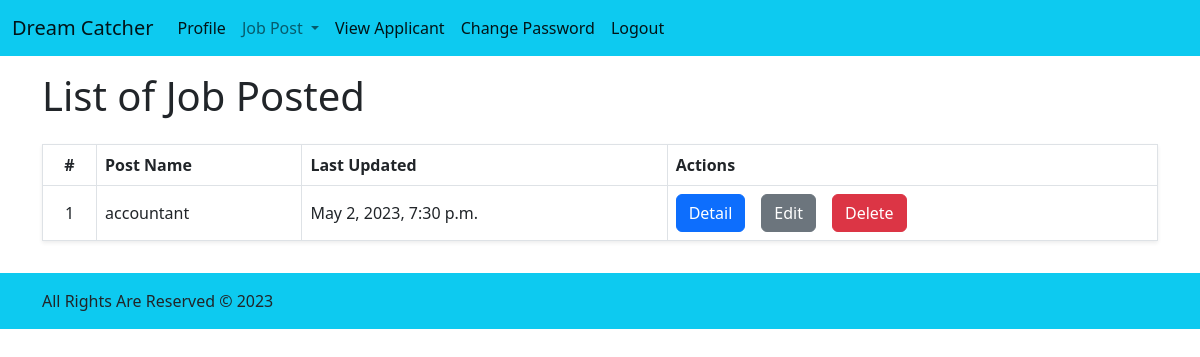
Before: /jobposts/list/ with the older database file.
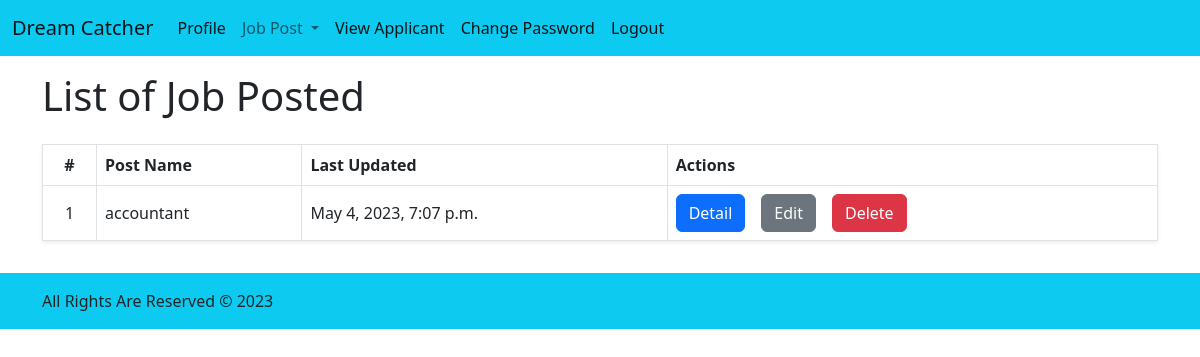
After: the same page with the newer database file.
### core/models.py (models this page shows)
class JobPostModel(models.Model):
    class CatChoices(models.TextChoices):
        Accounting = "Accounting","Accounting"
        administrative_assistant = "admini","Administrative Assistant"
        architect = "architect","Architect"
        computer_programmer = "cp","Computer Programmer"
        Construction = "con","Construction"
        Customer_service = "cs","Ustomer Service"
        dbadministrator = "dbadmini","Database Administrator"
        HR = "hr","Human Resources"
        marketing = "marketing","Marketing"
        retail = "retail","Retail"
        sales ="sales","Sales"
    class QualificationChoices(models.TextChoices):
        Phd = "phd","PhD"
        PG = "PG","Post Graduate"
        UG = "UG","Under Graduate"
        Diploma ="Dip","Diploma"
        X ="X","SSLC"
    class EmploymentTypeChoices(models.TextChoices):
        Full_time = "full","Full Time"
        Part_time= "part","Part Time"
    category  = models.CharField(max_length=64,choices=CatChoices.choices)
    post_name = models.CharField(max_length=64)
    qualification = models.CharField(max_length=64,choices=QualificationChoices.choices)
    skills = models.TextField(max_length=60)
    experience = models.IntegerField()
    no_of_vacancy = models.IntegerField()
    location = models.CharField(max_length=255)
    salary = models.IntegerField()
    employment_type = models.CharField(max_length=64,choices=EmploymentTypeChoices.choices)
    last_date = models.DateField()
    created_on = models.DateTimeField(auto_now_add=True)
    updated_on = models.DateTimeField(auto_now=True)
    def __str__(self)-> str:
        return self. post_name

### core/views.py (the view)
# urls.py: path("jobposts/list/", views.JobpostListView.as_view(), name="jobpost_list"),
class JobpostListView(views.ListView):
        template_name = "core/jobpost/jobpost_list.html"
        model = models.JobPostModel
        context_object_name = "jobposts"

### templates/core/jobpost/jobpost_list.html
{% extends 'base_e.html' %} {% block content %}
<div class="container-lg d-flex flex-column gap-3 py-3">
  <div class="row">
    <div class="col">
      <h1>List of Job Posted</h1>
    </div>
  </div>
  <div class="row">
    <div class="col">
      <table class="table table-bordered align-middle shadow-sm">
        <thead>
          <tr>
            <th class="text-center">#</th>
            <th>Post Name</th>
            <th>Last Updated</th>
            <th>Actions</th>
          </tr>
        </thead>
        <tbody>
          {% for jobpost in jobposts %}
          <tr>
            <td class="text-center">{{forloop.counter}}</td>
            <td>{{jobpost}}</td>
            <td>{{jobpost.updated_on}}</td>
            <td>
              <div class="d-flex gap-3 flex-wrap">
                <a
                  href="{% url 'core:jobpost_detail' jobpost.id %}"
                  class="btn btn-primary"
                  >Detail</a
                >
                <a
                  href="{% url 'core:jobpost_update' jobpost.id %}"
                  class="btn btn-secondary"
                  >Edit</a
                >
                <a
                  href="{% url 'core:jobpost_delete' jobpost.id %}"
                  class="btn btn-danger"
                  >Delete</a
                >
              </div>
            </td>
          </tr>
          {% empty %}
          <tr>
            <td colspan="5">No Job Posted Yet!</td>
          </tr>
          {% endfor %}
        </tbody>
      </table>
    </div>
  </div>
</div>
{% endblock %}

Changed rows visible on the page:
changed JobPostModel "accountant": updated_on "May 2, 2023, 7:30 p.m." → "May 4, 2023, 7:07 p.m."
